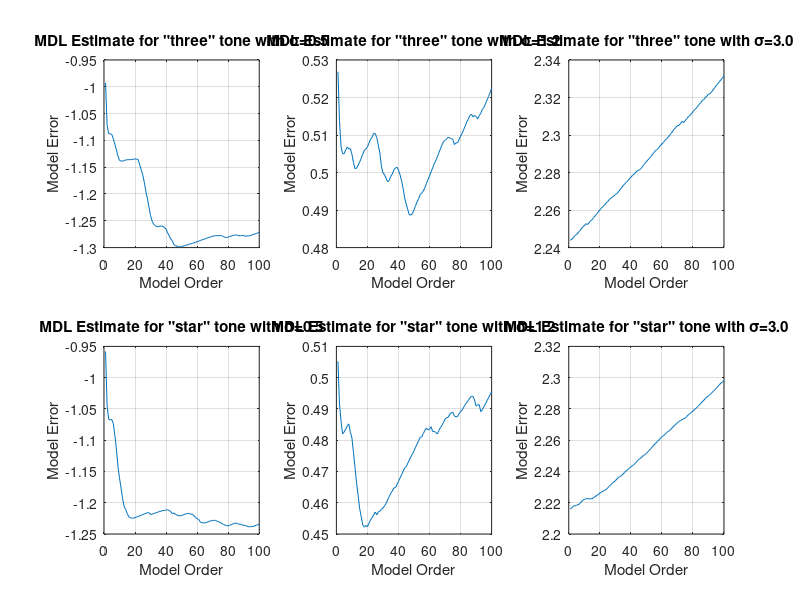
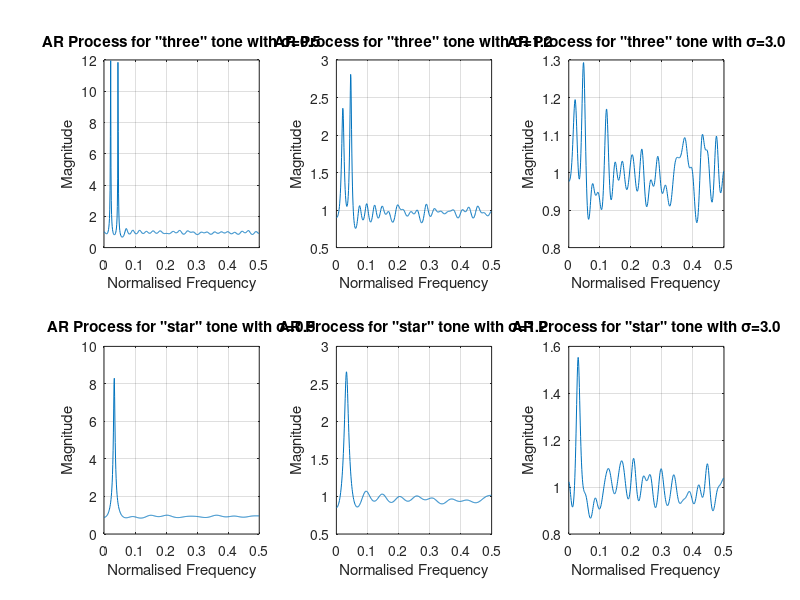

Write the MATLAB code that produced these figures, in order.
close all; clear; clc;
path(path, '../voicebox');

Fsamp = 32768;
N = .25*Fsamp;
n = 1:N;

% Set up the actual signals
three_tone = (sin(697*2*pi*n/Fsamp) + sin(1477*2*pi*n/Fsamp))/2;
star_tone = (sin(941*2*pi*n/Fsamp) + sin(1209*2*pi*n/Fsamp))/2;

% The different variances 
var_coeffs = [.5 1.2 3];

three_noise = zeros(3, N);
star_noise = zeros(3, N);

% Different vectors of the different noise levels
for i = 1:3
    three_noise(i,:) = three_tone + var_coeffs(i)*randn(1,N);
    star_noise(i,:) = star_tone + var_coeffs(i)*randn(1,N);    
end


three_error = zeros(3,100);
star_error = zeros(3,100);

% Working out the MDL error for both tones, and for the three
% different noise levels
for i = 1:3
    for k = 1:100
        [~, E] = aryule(three_noise(i,:),k); 
        three_error(i,k) = log(E) + (k*log(N)/N);
        
        [~, E] = aryule(star_noise(i,:),k); 
        star_error(i,k) = log(E) + (k*log(N)/N);
    end
end


% Now we can our errors to work out which order model to use
for i = 1:3
    subplot(2,3,i);
    plot(1:100, three_error(i,:));
        xlabel('Model Order');
        ylabel('Model Error');
        grid on;
        title(sprintf('MDL Estimate for "three" tone with \\sigma=%1.1f', var_coeffs(i)));
    
    subplot(2,3,i+3);
    plot(1:100, star_error(i,:));
        xlabel('Model Order');
        ylabel('Model Error');
        grid on;
        title(sprintf('MDL Estimate for "star" tone with \\sigma=%1.1f', var_coeffs(i)));
end

% These are the chosen model orders (based on the MDL plots)
three_order = [ 45 42 42 ];
star_order = [ 18 18 38 ];

% Now we populate the arrays of filter parameters
for i = 1:3
    mo = three_order(i);
    three_params(i,1:mo+1) = aryule(three_noise(i,:), mo);
    
    mo = star_order(i);
    star_params(i,1:mo+1) = aryule(star_noise(i,:), mo);
end


figure;
for i = 1:3
   params = three_params(i,:);
   [ theor, w ]= freqz(1, params, 512);
   
   subplot(2,3,i);
   plot(w/(2*pi), abs(theor));
   grid on;
        xlabel('Normalised Frequency');
        ylabel('Magnitude');
        title(sprintf('AR Process for "three" tone with \\sigma=%1.1f', var_coeffs(i)));
        
   
   params = star_params(i,:);
   [ theor, w ]= freqz(1, params, 512);
   
   subplot(2,3,i+3);
   plot(w/(2*pi), abs(theor));
   grid on;
        xlabel('Normalised Frequency');
        ylabel('Magnitude');
        title(sprintf('AR Process for "star" tone with \\sigma=%1.1f', var_coeffs(i)));
end


